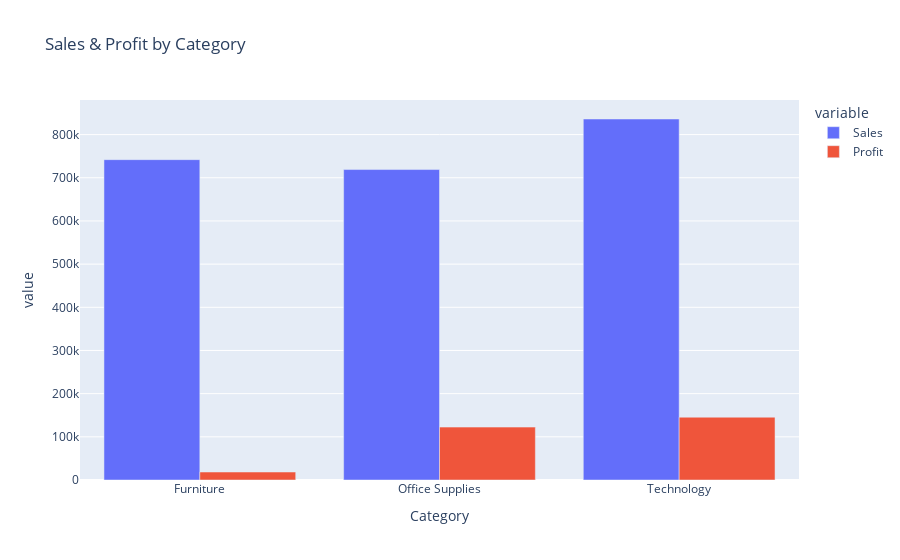

This figure's notebook cell:
### Markdown cell above
### Visualize Sales & Profit by Product Category

This visual explores which product categories generate the highest sales and the highest profit.
Comparing both metrics side-by-side helps reveal whether strong revenue also translates into strong
profitability, or whether certain categories may be over-discounted or low-margin.

### Code cell
#Import the necessary libraries
import plotly.express as px

# Group the data by product category and calculate total sales and total profit for each category,
# then convert the result back to a clean DataFrame.
category_sales = df.groupby("Category")[["Sales", "Profit"]].sum().reset_index()

# Create a grouped bar chart comparing Sales vs Profit across each product category.
fig = px.bar(
    category_sales,
    x="Category",
    y=["Sales", "Profit"],
    barmode="group",
    title="Sales & Profit by Category"
)
fig.show()

### Figure 1 — Plotly figure (JSON) as saved in the notebook; plotly's stock layout.template omitted (floating-point values rounded to 4 significant figures)
{"data": [{"alignmentgroup": "True", "hovertemplate": "variable=Sales<br>Category=%{x}<br>value=%{y}<extra></extra>", "legendgroup": "Sales", "marker": {"color": "#636efa", "pattern": {"shape": ""}}, "name": "Sales", "offsetgroup": "Sales", "orientation": "v", "showlegend": true, "textposition": "auto", "type": "bar", "x": ["Furniture", "Office Supplies", "Technology"], "xaxis": "x", "y": [742000.0, 719000.0, 836200.0], "yaxis": "y"}, {"alignmentgroup": "True", "hovertemplate": "variable=Profit<br>Category=%{x}<br>value=%{y}<extra></extra>", "legendgroup": "Profit", "marker": {"color": "#EF553B", "pattern": {"shape": ""}}, "name": "Profit", "offsetgroup": "Profit", "orientation": "v", "showlegend": true, "textposition": "auto", "type": "bar", "x": ["Furniture", "Office Supplies", "Technology"], "xaxis": "x", "y": [18450.0, 122500.0, 145500.0], "yaxis": "y"}], "layout": {"autosize": true, "barmode": "group", "legend": {"title": {"text": "variable"}, "tracegroupgap": 0}, "title": {"text": "Sales & Profit by Category"}, "xaxis": {"anchor": "y", "autorange": true, "domain": [0, 1], "range": [-0.5, 2.5], "title": {"text": "Category"}, "type": "category"}, "yaxis": {"anchor": "x", "autorange": true, "domain": [0, 1], "range": [0, 880200.0], "title": {"text": "value"}, "type": "linear"}}}
